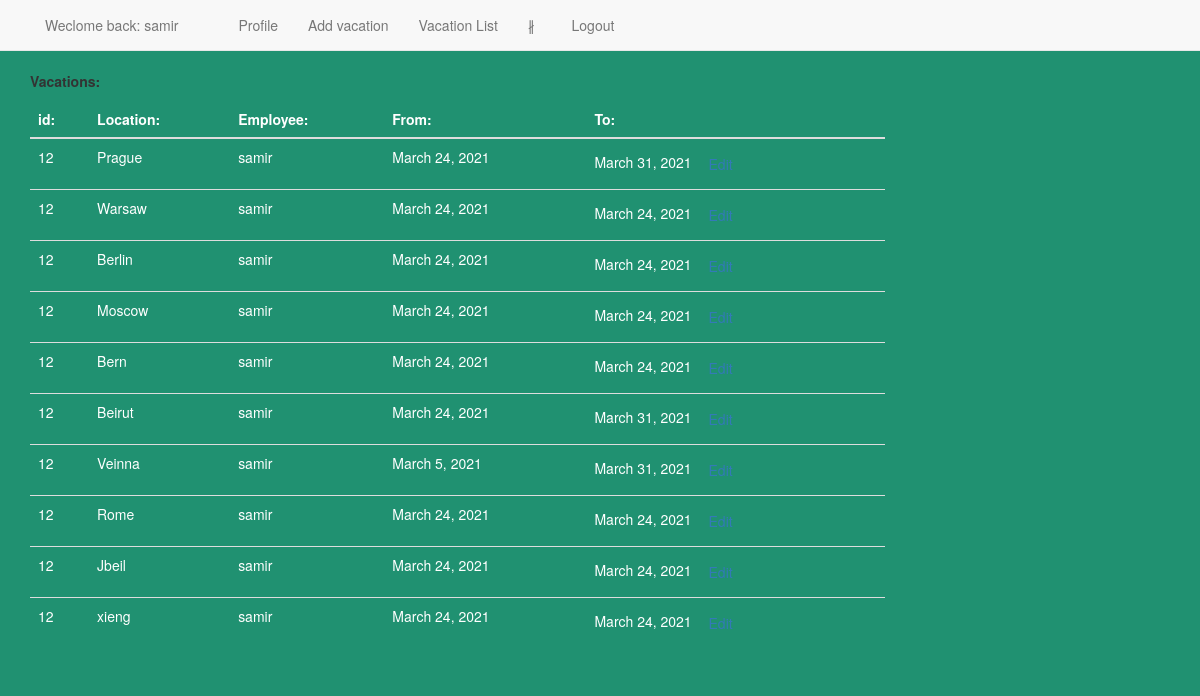
Screenshot of /vacations/ (signed in) with the database file from the repository.
### Vacations/models.py (models this page shows, shortened)
class Vacation(models.Model):
    user = models.ForeignKey(User, on_delete=models.CASCADE)
    desc = models.CharField(max_length=255)
    from_date = models.DateField()
    to_date = models.DateField()

### Vacations/views.py (the view)
@login_required
def vacation_list(request):
    context = {}
    vacation_list = Vacation.objects.filter(user=request.user).all()
    context['vacations'] = vacation_list
    return render(request, 'Vacations/list_vacations.html', context)

### Vacations/templates/Vacations/list_vacations.html (shortened to what this page needs)
{% extends "Vacations/base.html" %} {%block head %} Vacation List{% endblock%}
{% block container_block %}
<p><strong>Vacations:</strong></p>
<body>
  <div id="div-1">
  <table id="vacation_table" class="table table-dark" style="width: 75%;">
    <thead>
      <tr>
        <th>id:</th>
        <th>Location:</th>
        <th>Employee:</th>
        <th>From:</th>
        <th>To:</th>
      </tr>
    </thead>
    <tbody>
      {% for vacation in vacations %}
      <tr>
        <td>{{vacation.user_id}}</td>
        <td>{{vacation.desc}}</td>
        <td>{{vacation.user}}</td>
        <td >{{vacation.from_date}}</td>
        <td >{{vacation.to_date}}
          <button type="submit" value="edit" class="btn btn-link">Edit</button>
        </td>
      </tr>
      {% endfor %}
    </tbody>
  </table>
</div>
  {% endblock %}

### Vacations/templates/Vacations/base.html (shortened to what this page needs)
<!DOCTYPE html>
<html lang="en">
<head>
    <link rel="stylesheet" href="https://maxcdn.bootstrapcdn.com/bootstrap/3.3.7/css/bootstrap.min.css">
    <link rel="stylesheet" type="text/css" href="//cdn.datatables.net/1.10.24/css/jquery.dataTables.min.css">
</head>
<body>
 <nav class="navbar navbar-default navbar-static-top">
    <div class="container">
        <ul class="nav navbar-nav">
            <li><a>Weclome back: {{user.username}}</a></li>
            <li><a></a></li>
            <li><a href = "{% url 'index' %}" >Profile </a></li>
            <li><a href = "{% url 'form_VacationForm' %}">Add vacation</a></li>
            <li><a href = "{% url 'vacation_list' %}">Vacation List</a></li>
            <li><a>&nspar; &ThinSpace;</a></li>
            <li class="form-inline"><a href = "{% url 'logout_request' %}">Logout</a></li>
        </div>
</nav>
    <div class="container">
       {% block container_block %}{% endblock  %}
    </div>
</body>
</html>

### Vacations/templates/Vacations/list_vacations.html (style rules this page uses)
body { background-color: #209171; }
#div-1 { color: white; }

### rows the page displays
Vacation: user_id "12", desc "Prague", user "samir", from_date "March 24, 2021", to_date "March 31, 2021"
Vacation: user_id "12", desc "Warsaw", user "samir", from_date "March 24, 2021", to_date "March 24, 2021"
Vacation: user_id "12", desc "Berlin", user "samir", from_date "March 24, 2021", to_date "March 24, 2021"
Vacation: user_id "12", desc "Moscow", user "samir", from_date "March 24, 2021", to_date "March 24, 2021"
Vacation: user_id "12", desc "Bern", user "samir", from_date "March 24, 2021", to_date "March 24, 2021"
Vacation: user_id "12", desc "Beirut", user "samir", from_date "March 24, 2021", to_date "March 31, 2021"
Vacation: user_id "12", desc "Veinna", user "samir", from_date "March 5, 2021", to_date "March 31, 2021"
Vacation: user_id "12", desc "Rome", user "samir", from_date "March 24, 2021", to_date "March 24, 2021"
Vacation: user_id "12", desc "Jbeil", user "samir", from_date "March 24, 2021", to_date "March 24, 2021"
Vacation: user_id "12", desc "xieng", user "samir", from_date "March 24, 2021", to_date "March 24, 2021"

### other values shown
{{ user.username }} "samir"
